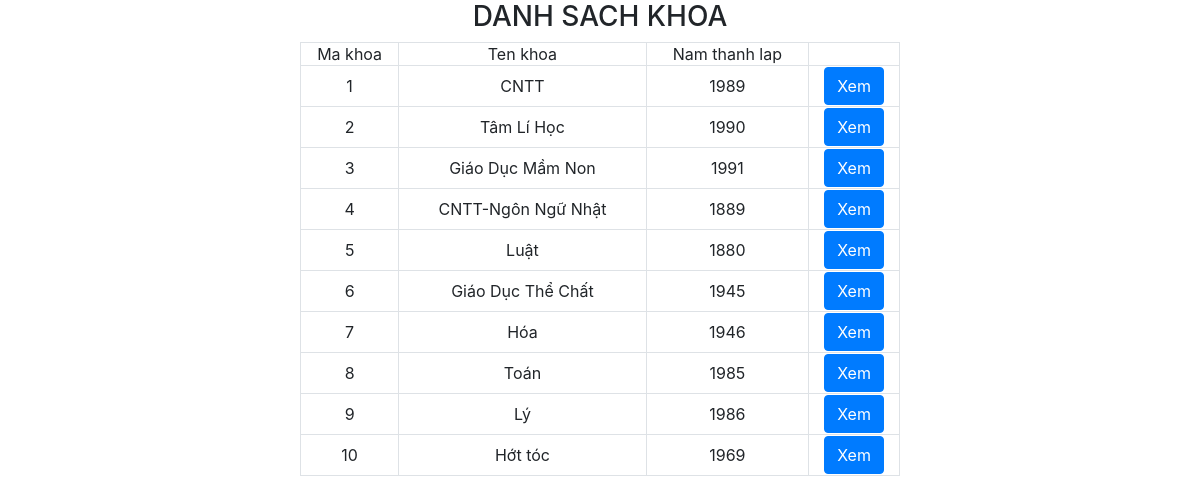
The app's page /khoa.php with its own data.
### tables this page shows
CREATE TABLE `khoa` (
  `MaKhoa` int(11) NOT NULL,
  `TenKhoa` varchar(200) NOT NULL,
  `NamThanhLap` int(11) NOT NULL
);

### DataProvider.php (called while the page is built, shortened)
<?php
class DataProvider
{
	public static function ExecuteQuery($sql)
	{
        $host="localhost";
        $user="root";
        $password="";
		$database="qlsv";
		try{
			$connection = mysqli_connect($host,$user,$password,$database);
			mysqli_query($connection, "set names 'utf8'");
			$result = mysqli_query($connection, $sql);
			return $result;
		}catch(Exception $ex)
		{
            echo "lỗi";
			return null;
		}
	}
}
?>

### khoa.php (the view, shortened to what this page needs)
<html>
<?php
include_once('DataProvider.php');
?>
<head>
<link rel="stylesheet" href="https://maxcdn.bootstrapcdn.com/bootstrap/4.4.1/css/bootstrap.min.css">
<link rel="stylesheet" type="text/css" href="//cdn.jsdelivr.net/npm/slick-carousel@1.8.1/slick/slick.css" />
<link rel="stylesheet" type="text/css" href="//cdn.jsdelivr.net/npm/slick-carousel@1.8.1/slick/slick-theme.css" />
</head>
<body>
<h3 class="text-center">DANH SACH KHOA</h3>
    <table class="table-bordered text-center" style="margin:0 auto;width:50%">
        <tr>
            <td>Ma khoa</td>
            <td>Ten khoa</td>
            <td>Nam thanh lap</td>
        </tr>
        <?php
        $qr="select * from khoa";
        $result=DataProvider::ExecuteQuery($qr);
        while($row=mysqli_fetch_array($result)){
        ?>
        <tr style="margin:20px !important">
            <td><?php echo $row['MaKhoa'] ?></td>
            <td><?php echo $row['TenKhoa'] ?></td>
            <td><?php echo $row['NamThanhLap'] ?></td>
            <td><a href="themkhoa.php?makhoa=<?php echo $row['MaKhoa'] ?>" class="btn btn-primary">Xem</a></td>
        </tr>
        <?php
        }
        ?>
    </table>
</body>
</html>

### khoa.php (style rules this page uses)
table tr { padding: 50px ; }

### records on screen
khoa: MaKhoa "1", TenKhoa "CNTT", NamThanhLap "1989"
khoa: MaKhoa "2", TenKhoa "Tâm Lí Học", NamThanhLap "1990"
khoa: MaKhoa "3", TenKhoa "Giáo Dục Mầm Non", NamThanhLap "1991"
khoa: MaKhoa "4", TenKhoa "CNTT-Ngôn Ngữ Nhật", NamThanhLap "1889"
khoa: MaKhoa "5", TenKhoa "Luật", NamThanhLap "1880"
khoa: MaKhoa "6", TenKhoa "Giáo Dục Thể Chất", NamThanhLap "1945"
khoa: MaKhoa "7", TenKhoa "Hóa", NamThanhLap "1946"
khoa: MaKhoa "8", TenKhoa "Toán", NamThanhLap "1985"
khoa: MaKhoa "9", TenKhoa "Lý", NamThanhLap "1986"
khoa: MaKhoa "10", TenKhoa "Hớt tóc", NamThanhLap "1969"
